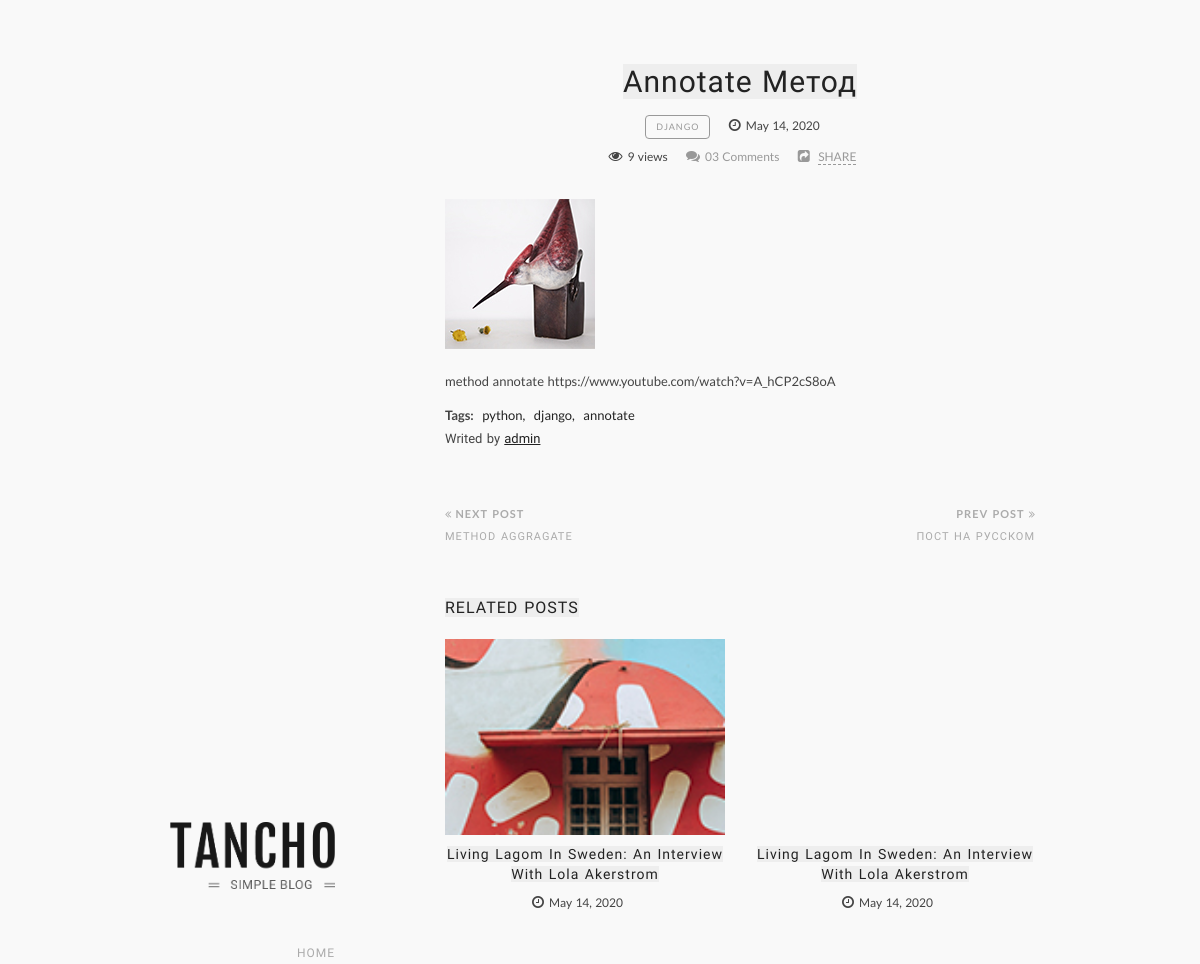
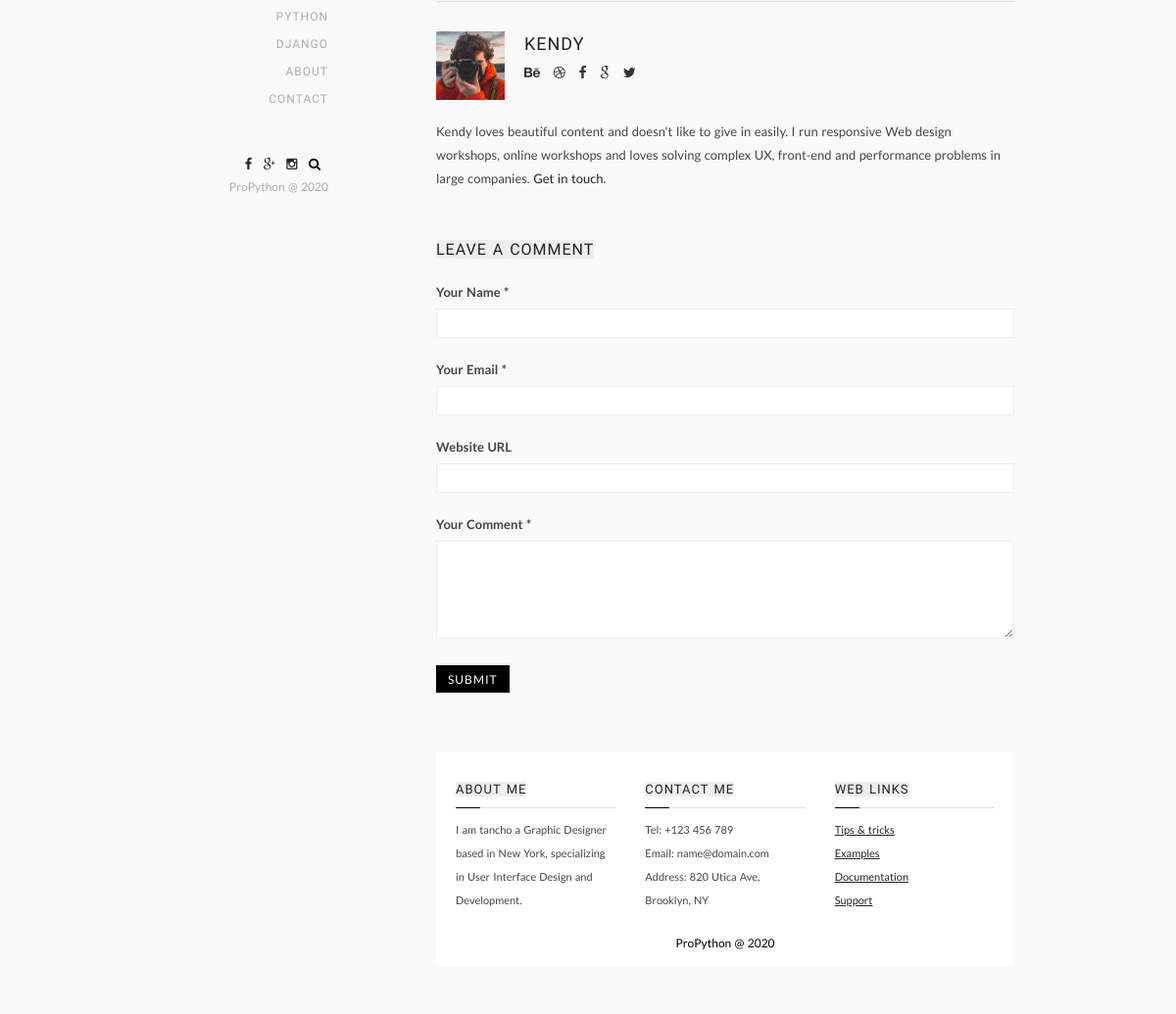
/posts/django/annotate-metod/, run on the app's committed database (2 pictures, top to bottom).
### posts/db/models.py (models this page shows, shortened)
class Post(models.Model):
    title = models.CharField(max_length=255)
    slug = models.SlugField(unique=True)
    author = models.ForeignKey(User, on_delete=models.CASCADE)
    category = models.ForeignKey(Category, on_delete=models.CASCADE)
    image = models.ImageField(default="default.jpg")
    content = models.TextField()
    views = models.IntegerField(default=0)
    updated = models.DateTimeField(auto_now=True)
    created = models.DateTimeField(auto_now_add=True)
    objects = PostManager()
    def get_absolute_url(self):
        return reverse("post-detail", kwargs={"slug": self.slug, "cat_slug": self.category.slug})
    @property
    def previous_post(self):
        previous = self.get_previous_by_created()
        if previous:
            return previous
        return None
    @property
    def next_post(self):
        next_p = self.get_next_by_created()
        if next_p:
            return next_p
        return None
    @property
    def comments(self):
        return self.comment_set.active_comments(post=self)
    @property
    def tags(self):
        return self.tag_set.all()

class Category(models.Model):
    title = models.CharField(max_length=255)
    slug = models.SlugField(unique=True)

### tags/db/models.py (models this page shows, shortened)
class Tag(models.Model):
    title = models.CharField(max_length=50, unique=True)
    slug = models.SlugField(unique=True)
    created = models.DateTimeField(auto_now_add=True)
    posts = models.ManyToManyField(Post)

### posts/views.py (the view, shortened to what this page needs)
# urls.py: path("posts/<str:cat_slug>/<str:slug>/", PostDetailView.as_view(), name="post-detail"),
class PostDetailView(ObjectViewMixin, FormMixin, DetailView):
    model = Post
    template_name = 'posts/post_detail.html'
    form_class = CommentForm
    def get_context_data(self, **kwargs):
        context = super().get_context_data(**kwargs)
        context['related_posts'] = Post.objects.related_posts(post_id=self.object.id, category=self.object.category)
        return context

### comments/forms.py
class CommentForm(forms.ModelForm):
    username = forms.CharField(
        label='Your Name *',
        widget = forms.TextInput(attrs={
        'type': 'text',
        'name': 'username'
        }))
    email = forms.EmailField(
        label='Your Email *',
        widget = forms.TextInput(attrs={
        'type': 'email',
        'name': 'email'
        }))
    site_url = forms.URLField(
        label='Website URL',
        required=False,
        widget = forms.TextInput(attrs={
        'id': 'url',
        'type': 'url',
        'name': 'url'
        }),
    )
    content = forms.CharField(
        label='Your Comment *',
        widget=forms.Textarea(attrs={
            'name': 'comment',
        })
    )
    class Meta:
        model = Comment
        fields = ['username', 'email', 'site_url', 'content',]

### comments/db/managers.py (called while the page is built)
    def active(self):
        return self.filter(is_active=True)

    def active_comments(self, post):
        return self.filter(post=post, is_active=True, parent=None)

    def get_queryset(self, *args, **kwargs):
        return CommentQuerySet(self.model, using=self._db)

    def all(self):
        return self.get_queryset().active()

    def active_comments(self, post):
        return self.get_queryset().active_comments(post)

### posts/db/managers.py (called while the page is built)
    def related_posts(self, post_id, category):
        posts = self.exclude(id=post_id).filter(category=category).order_by('?')
        if posts.count() >= 2:
            return posts[:2]
        return posts

    def get_queryset(self, *args, **kwargs):
        return PostQuerySet(self.model, using=self._db)

    def related_posts(self, post_id, category):
        return self.get_queryset().related_posts(post_id, category)

### posts/mixins.py (called while the page is built)
    def dispatch(self, request, *args, **kwargs):
        try:
            instance = self.get_object()
        except self.model.DoesNotExist:
            instance = None
        if instance is not None:
            views_signal.send(sender=instance.__class__, instance=instance, request=request)
        return super(ObjectViewMixin, self).dispatch(request, *args, **kwargs)

### templates/posts/post_detail.html (shortened to what this page needs)
{% extends 'base.html' %}
{% load static %}
{% block content %}
<div class="posts-inner">
    <article class="post">
        <div class="post-header">
            <h2 class="title"><span>{{ object.title }}</span></h2>
            <div class="post-details">
                <div class="post-cat">
                    <a href="{% url 'category' cat_slug=object.category.slug %}">{{ object.category.title }}</a>
                </div>
                <span class="post-date"><span>{{ object.created|date:'F d, Y' }}</span></span>
                <div class="post-details-child">
                    <span class="post-views">{{ object.views }} views</span>
                    <a href="#comments" class="post-comments">03 Comments</a>
                    <div class="post-share-icon">
                        <span>SHARE</span>
                    </div>
                </div>
            </div>
        </div>
        <div class="post-media">
            <img src="{{ object.image.url }}" alt="{{ object.title }}">
        </div>
        <div class="post-content">
            <div class="the-excerpt">
                <p>{{ object.content }}</p>
            </div>
            {% if object.tags %}
            <div class="post-tags">
                <strong>Tags: </strong>
                <ul>
                    {% for tag in object.tags %}
                        <li><a href="{% url 'tag-posts' tag_slug=tag.slug %}">{{ tag.title }}</a></li>
                    {% endfor %}
                </ul>
            </div>
            {% endif %}
            <div class="post-author">
                Writed by  <a href="#">{{ object.author.username }}</a>
            </div>
        </div>
    </article>
</div>
<div class="pagination-wrap">
    {% if object.previous_post  %}
    <div class="older">
        <a href="{{ object.previous_post.get_absolute_url }}" title="{{ object.previous_post.title }}">Prev Post <i class="fa fa-angle-double-right"></i></a>
        <h2 class="title">
            <a href="{{ object.previous_post.get_absolute_url }}">{{ object.previous_post.title }}</a>
        </h2>
    </div>
    {% endif %}
    {% if object.next_post %}
    <div class="newer">
        <a href="{{ object.next_post.get_absolute_url }}" title="{{ object.next_post.title }}"><i class="fa fa-angle-double-left"></i> Next Post</a>
        <h2 class="title">
            <a href="{{ object.next_post.get_absolute_url }}">{{ object.next_post.title }}</a>
        </h2>
    </div>
    {% endif %}
</div>
{% if related_posts %}
<div id="related-posts">
    <h2 class="title"><span>Related Posts</span></h2>
    <div class="row">
        {% for post in related_posts %}
            <div class="col-sm-6">
                <div class="post">
                    <div class="post-media" style="background-image: url({{ post.image.url }})">
                    </div>
                    <div class="post-entry">
                        <h3 class="title">
                            <a href="{{ object.next_post.get_absolute_url }}">Living Lagom in Sweden: An Interview With Lola Akerstrom</a>
                        </h3>
                        <div class="post-details">
                            <span class="post-date"><span>{{ object.created|date:'F d, Y' }}</span></span>
                        </div>
                    </div>
                </div>
            </div>
        {% endfor %}
    </div>
</div>
{% endif %}
<div class="author-box">
    <div class="header-top clearfix">
        <div class="avatar-author">
            <img src="{% static 'images/avatar.jpg' %}" alt="Avatar">
        </div>
        <div class="author-name">
            <h3 class="title">
                <a href="#">Kendy</a>
            </h3>
            <div class="author-socials">
                <a href="#" class="fa fa-behance" title="Behance"></a>
                <a href="#" class="fa fa-dribbble" title="Dribbble"></a>
                <a href="#" class="fa fa-facebook" title="Facebook"></a>
                <a href="#" class="fa fa-google" title="Google Plus"></a>
                <a href="#" class="fa fa-twitter" title="Twitter"></a>
            </div>
        </div>
    </div>
    <div class="author-description">
        Kendy loves beautiful content and doesn't like to give in easily. I run responsive Web design workshops, online workshops and loves solving complex UX, front-end and performance problems in large companies.
        <a href="#">Get in touch.</a>
    </div>
</div>
<div id="comments">
    <div id="respond" class="comment-respond">
        <h2 class="title"><span>Leave a Comment</span></h2>
        <form action="." method="POST" class="contact">
            {% for field in form %}
                <div class="contact-item">
                    <label>{{ field.label }}</label>
                    {{ field }}
                </div>
            {% endfor %}
            <div class="contact-item form-submit">
                <input name="submit" type="submit" id="submit" class="submit" value="Submit">
            </div>
        </form>
    </div>
</div>
{% endblock content %}

### data on the page
Post: title "Annotate Метод", category "DJANGO", created "May 14, 2020", views "9", image (picture), content "method annotate https://www.youtube.com/watch?v=A_hCP2cS8oA", author.username "admin", previous_post "ПОСТ НА РУССКОМ", next_post "METHOD AGGRAGATE"
Tag: title "python"
Tag: title "django"
Tag: title "annotate"
Post: image (picture)

### other printed values
{{ field.label }} "Your Name *" "Your Email *" "Website URL" "Your Comment *"
